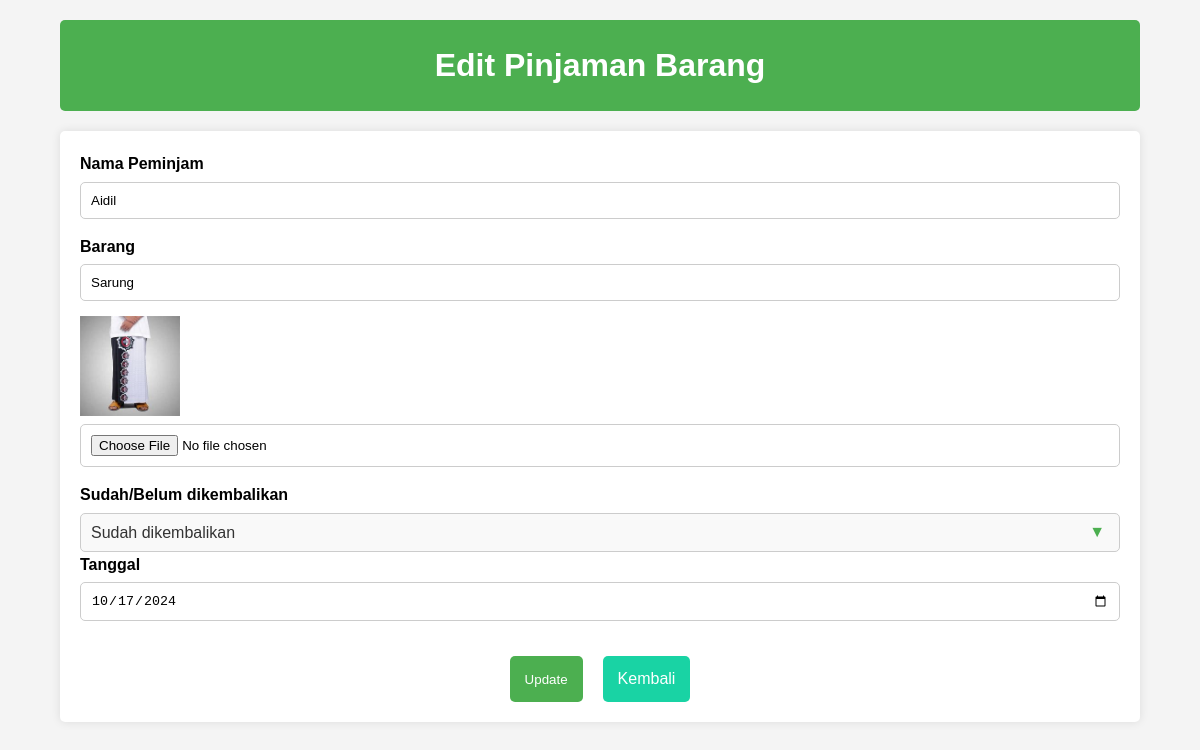
The page /edit_pinjaman.php?id=1 on the database its author committed.
### tables this page shows
CREATE TABLE peminjaman_barang 
    (id INTEGER PRIMARY KEY AUTOINCREMENT, 
    nama_peminjam TEXT NOT NULL,
    barang TEXT NOT NULL, 
    foto TEXT NOT NULL, 
    sudah_belum TEXT NOT NULL, 
    tanggal TEXT NOT NULL );

### config.php (called while the page is built, shortened)
<?php
function database() {
    $db = new SQLite3(DB_ADD);
    return $db;
}

### functions.php (called while the page is built, shortened)
<?php
require "config.php";
function ambil_pinjaman_barang($get_id) {
    $ambil_pinjaman_barang = "SELECT * FROM " . TABLE_PEMINJAMAN . " WHERE id = '$get_id'";
    $ambil_pinjaman = database()->query($ambil_pinjaman_barang);
    $result = $ambil_pinjaman;
    return $result->fetchArray();
}

### edit_pinjaman.php (the view, shortened to what this page needs)
<?php
require "functions.php";
$get_id = $_GET['id'];
$pinjaman = ambil_pinjaman_barang($get_id);
?>
<!DOCTYPE html>
<html lang="en">
<head>
    <link rel="stylesheet" href="css/style.css">
</head>
<body>
    <div class="content-judul">
        <h1>Edit Pinjaman Barang</h1>
    </div>
    <div class="content edit-content">
        <div class="content-1">
            <form action="edit_pinjaman.php?id=<?php echo $pinjaman['id']; ?>" method="POST" enctype="multipart/form-data">
                <label>Nama Peminjam</label>
                <input type="text" name="nama_peminjam" value="<?php echo $pinjaman['nama_peminjam']; ?>" required>
                <label>Barang</label>
                <input type="text" name="barang" value="<?php echo $pinjaman['barang']; ?>" required>
                <img src="image/<?php echo $pinjaman['foto']; ?>" alt="Foto Bukti" width="100">
                <input type="file" name="foto">
                <label>Sudah/Belum dikembalikan</label>
                <div class="select-wrapper">
                    <select name="sudah_belum">
                        <option value="Sudah dikembalikan" <?php echo ($pinjaman['sudah_belum'] == 'Sudah dikembalikan') ? 'selected' : ''; ?>>Sudah dikembalikan</option>
                    </select>
                </div>
                <label>Tanggal</label>
                <input type="date" name="tanggal" value="<?php echo $pinjaman['tanggal']; ?>" required>
                <div class="button-content">
                    <input type="submit" name="submit" value="Update">
                    <a href="index.php">Kembali</a>
                </div>
            </form>
        </div>
    </div>
</body>
</html>

### css/style.css (style rules this page uses)
* { margin: 0; padding: 0; box-sizing: border-box; }
body { font-family: Arial, sans-serif; background-color: #f4f4f4; line-height: 1.6; }
.content-judul { background-color: #4CAF50; color: white; padding: 20px; text-align: center; border-radius: 5px; margin: 20px auto; width: 90%; }
.content { width: 90%; margin: 20px auto; background: white; padding: 20px; border-radius: 5px; box-shadow: 0 0 10px rgba(0, 0, 0, 0.1); }
.content-1 label { display: block; margin-bottom: 5px; font-weight: bold; }
.content-1 input[type="text"], .content-1 input[type="date"], .content-1 input[type="file"] { width: 100%; padding: 10px; margin-bottom: 15px; border: 1px solid #ccc; border-radius: 5px; }
.content-1 input[type="submit"] { background-color: #4CAF50; color: white; border: none; padding: 10px 15px; border-radius: 5px; cursor: pointer; transition: background-color 0.3s; }
.button-content { display: flex; justify-content: center; margin-top: 20px; }
.button-content input[type="submit"], .button-content a { margin: 0 10px; }
.button-content a { display: inline-block; background-color: #19d3a4; color: white; padding: 10px 15px; border-radius: 5px; text-decoration: none; transition: background-color 0.3s; }
select { width: 100%; padding: 10px; border: 1px solid #ccc; border-radius: 5px; background-color: #f9f9f9; font-size: 16px; color: #333; cursor: pointer; appearance: none; -webkit-appearance: none; -moz-appearance: none; transition: border-color 0.3s ease, box-shadow 0.3s ease; }
option { background-color: white; color: #333; padding: 10px; font-size: 16px; }
.select-wrapper { position: relative; display: inline-block; width: 100%; }
.select-wrapper::after { content: '▼'; position: absolute; top: 50%; right: 15px; transform: translateY(-50%); pointer-events: none; color: #4CAF50; }

### rows shown on the page
peminjaman_barang: nama_peminjam "Aidil", barang "Sarung", foto (picture), sudah_belum "Sudah dikembalikan", tanggal "10/17/2024"
